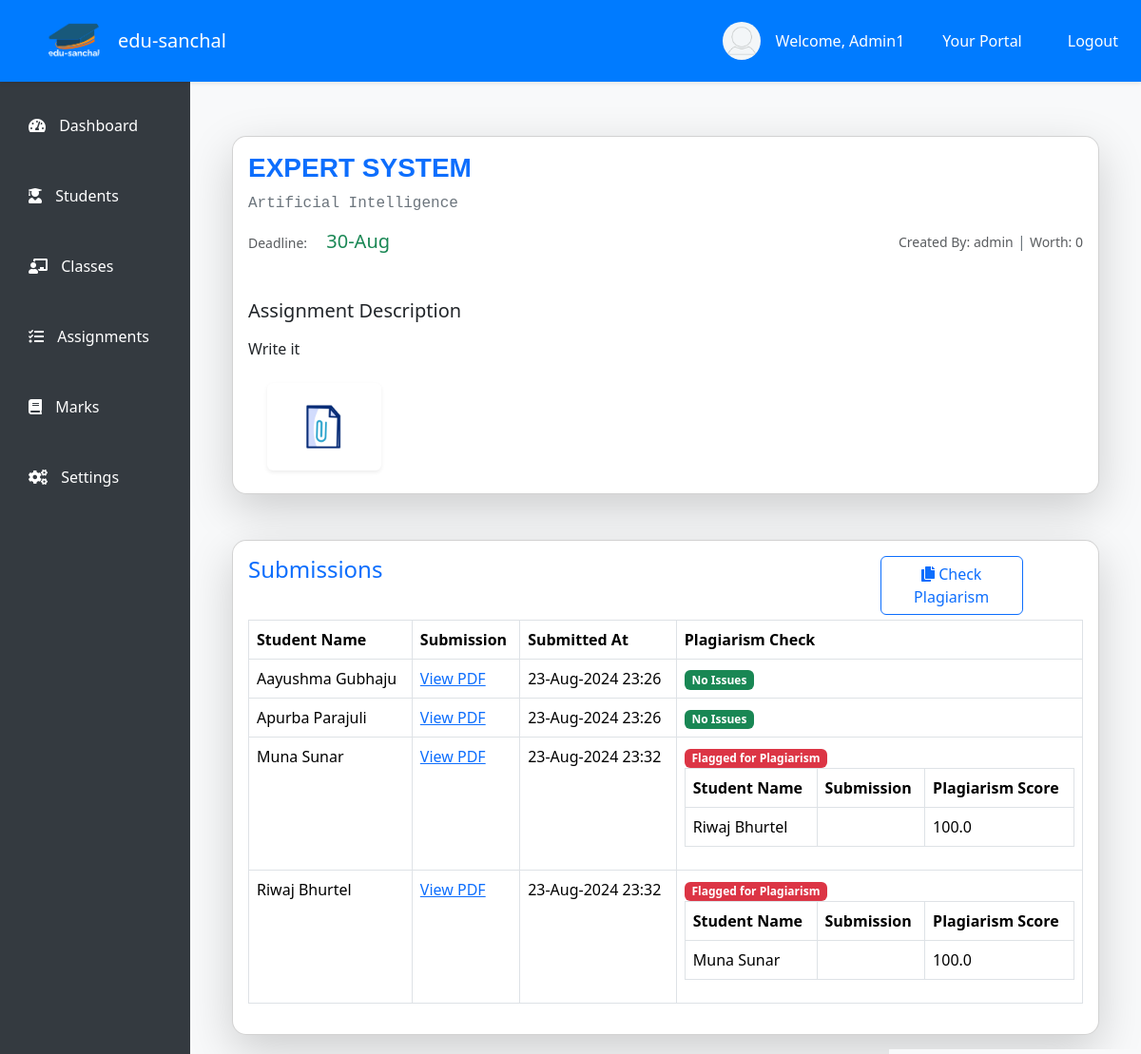
The app's page /staff/assignments/33/submissions/ (signed in) with its own data.
### student/models.py (models this page shows, shortened)
class User(AbstractUser):
    user_id = models.CharField(max_length=15, unique=True, editable=False)
    address = models.CharField(max_length=150, null=True, blank=False)
    contact_number = models.CharField(max_length=20, blank=True, null=True)
    date_of_birth = models.DateField(null=True, blank=True)
    gender = models.CharField(max_length=1, choices=[('M', 'Male'), ('F', 'Female'), ('O', 'Other')])
    is_staff = models.BooleanField(default=False)
    is_student = models.BooleanField(default=False)
    def __str__(self):
        return self.username

class Assignment(models.Model):
    title = models.CharField(max_length=255)
    description = models.TextField(null=True, blank=True)
    deadline = models.DateTimeField(default=timezone.now)
    worth = models.IntegerField()
    research_files = models.ManyToManyField('AssignmentFile', blank=True)  # Multiple files can be linked here
    accepted_file_type = models.CharField(max_length=10, null=True)
    assigned_class = models.ForeignKey(ProgramCourse, on_delete=models.CASCADE, related_name='assignments')
    created_by = models.ForeignKey(User, null=True, on_delete=models.CASCADE)
    plagiarism_checked = models.BooleanField(default=False)  # Plagiarism flag

class ProgramCourse(models.Model):
    program = models.ForeignKey(Program, on_delete=models.CASCADE)
    course = models.ForeignKey(Course, on_delete=models.CASCADE)
    semester = models.ForeignKey(Semester, on_delete=models.CASCADE)
    teacher = models.ForeignKey(User, on_delete=models.RESTRICT)
    credit_hour = models.FloatField(null=True, blank=True, validators=[MinValueValidator(0), MaxValueValidator(8)])

class Course(models.Model):
    course_id = models.CharField(max_length=15, unique=True)
    course_name = models.CharField(max_length=150)
    def __str__(self):
        return self.course_name

class AssignmentFile(models.Model):
    file = models.FileField(upload_to='files/assignments/')
    uploaded_at = models.DateTimeField(auto_now_add=True)

class Submission(models.Model):
    assignment = models.ForeignKey(Assignment, on_delete=models.CASCADE, related_name='submissions')
    student = models.ForeignKey(User, on_delete=models.CASCADE, related_name='submissions')
    file = models.FileField(upload_to='files/submissions/')
    text = models.TextField(null=True, blank=True)
    submitted_at = models.DateTimeField(auto_now_add=True)
    is_checked = models.BooleanField(default=False)
    is_submitted = models.BooleanField(default=False)
    plagiarism_result = models.ManyToManyField('Plagiarism', blank=True)

class Plagiarism(models.Model):
    submission_to_check = models.ForeignKey(Submission, on_delete=models.CASCADE, related_name='submissions_plagiarism_of')
    submission_checked_with = models.ForeignKey(Submission, on_delete=models.CASCADE, related_name='submissions_plagiarism_with')
    score = models.FloatField(default=0)

### student/views.py (the view)
# urls.py: path('staff/assignments/<pk>/submissions/', views.submission_view, name='submission_view'),
@login_required
def submission_view(request, pk):
    user = request.user
    if user.is_staff:
        assignment = get_object_or_404(Assignment, pk=pk)
        submissions = Submission.objects.filter(assignment=assignment)
        assignment_file = assignment.research_files.all()
        return render(request, 'staff/submission_view.html', {
            'assignment': assignment,
            'submissions': submissions,
            'assignment_file': assignment_file
        })
    else:
        return HttpResponse("You are not authorized!")

### templates/staff/submission_view.html (shortened to what this page needs)
<!DOCTYPE html>
{% extends 'staff/index.html' %}
{% load static %}
{% block submission_view %}
<div class="container mt-5">
    <div class="row">
        <div class="col-md-12">
            <div class="card shadow-lg" style="border-radius: 15px;">
                <div class="card-body">
                    <h3 class="card-title text-uppercase text-primary fw-bold" style="font-family: 'Arial', sans-serif;">
                        {{ assignment.title }}
                    </h3>
                    <p class="card-text text-secondary text-xs fw-light" style="font-family: 'Courier New', monospace;">
                        {{ assignment.assigned_class.course }}
                    </p>
                    <div class="row my-3">
                        <div class="col-sm-6">
                            <p class="card-text">
                                <span class="small text-muted">Deadline:</span>
                                <span class="h5 mx-3 text-success">
                                    {{ assignment.deadline|date:"d-M" }}
                                </span>
                            </p>
                        </div>
                        <div class="col-sm-6 text-end">
                            <p class="card-text text-secondary">
                                <span class="small text-muted">Created By: {{ assignment.created_by }}</span> |
                                <span class="small text-muted">Worth: {% if assignment.worth %} {{assignment.worth}} {% else %} 0 {% endif %}</span>
                            </p>
                        </div>
                    </div>
                    {% if assignment.description %}
                    <div>
                        <h5 class="mt-5">Assignment Description</h5>
                        <p>{{ assignment.description|linebreaks }}</p>
                    </div>
                    {% endif %}
                    {% if assignment_file %}
                    <div class="container row">
                        <div class="col-12 d-flex justify-content-start align-items-center flex-wrap">
                            {% for file in assignment_file %}
                            <div class="card text-center m-2 shadow-sm" style="width: 120px; border: none;">
                                <div class="card-body">
                                    <a href="{{ file.file.url }}" target="_blank" class="text-decoration-none" data-bs-toggle="tooltip" data-bs-placement="top" title="View Document">
                                        <img src="{% static 'images/logo/document_icon.gif' %}" alt="Document" style="width: 60px; height: auto;">
                                    </a>
                                </div>
                            </div>
                            {% endfor %}
                        </div>
                    </div>
                    {% endif %}
                </div>
            </div>
        </div>
    </div>
    <div class="row mt-5">
        <div class="col-md-12">
            <div class="card shadow-lg" style="border-radius: 15px;">
                <div class="card-body">
                    <div class="row">
                        <h4 class="col-9 card-title text-primary">Submissions</h4>
                        <a href="{% url 'students:check_plagiarism' pk=assignment.pk %}" class="col-2 btn btn-outline-primary" style="margin-bottom: 5px;"><i class="fas fa-copy"></i> Check Plagiarism</a>
                    </div>
                    {% if submissions %}
                    <table class="table table-bordered">
                        <thead>
                            <tr>
                                <th scope="col">Student Name</th>
                                <th scope="col">Submission</th>
                                <th scope="col">Submitted At</th>
                                <th scope="col">Plagiarism Check</th>
                            </tr>
                        </thead>
                        <tbody>
                            {% for submission in submissions %}
                            <tr>
                                <td>{{ submission.student.first_name }} {{ submission.student.last_name }}</td>
                                <td>
                                        <a href="{{ submission.file.url }}" target="_blank">View PDF</a>
                                </td>
                                <td>{{ submission.submitted_at|date:"d-M-Y H:i" }}</td>
                                <td>
                                    {% if submission.is_checked %}
                                        <span class="badge bg-danger">Flagged for Plagiarism</span>
                                        <div>
                                            <table class="table table-bordered">
                                                <thead>
                                                    <tr>
                                                        <th scope="col">Student Name</th>
                                                        <th scope="col">Submission</th>
                                                        <th scope="col">Plagiarism Score</th>
                                                    </tr>
                                                </thead>
                                                <tbody>
                                                    {% for pr in submission.plagiarism_result.all %}
                                                        <tr>
                                                            <td>{{ pr.submission_checked_with.student.first_name }} {{ pr.submission_checked_with.student.last_name }}</td>
                                                            <td>
                                                            </td>
                                                            <td>
                                                                {{ pr.score }}
                                                            </td>
                                                        </tr>
                                                    {% endfor %}
                                                </tbody>
                                            </table>
                                        </div>
                                    {% else %}
                                        <span class="badge bg-success">No Issues</span>
                                    {% endif %}
                                </td>
                            </tr>
                            {% endfor %}
                        </tbody>
                    </table>
                    {% else %}
                    <p>No submissions yet.</p>
                    {% endif %}
                </div>
            </div>
        </div>
    </div>
</div>
{% endblock %}

### templates/staff/index.html (shortened to what this page needs)
<!DOCTYPE html>
{% load static %}
<html lang="en">
<head>
    <link href="https://cdn.jsdelivr.net/npm/bootstrap@5.3.3/dist/css/bootstrap.min.css" rel="stylesheet">
    <link rel="stylesheet" href="https://cdnjs.cloudflare.com/ajax/libs/font-awesome/5.15.4/css/all.min.css">
</head>
<body>
    <nav class="navbar navbar-expand-lg top-navbar shadow-sm">
        <a class="navbar-brand d-flex mx-5 align-items-center" href="{% url 'students:staff_dashboard' pk=user.pk %}">
            <img class="rounded-circle" src="{% static 'images/logo/icon.png' %}" alt="Edu-Ikshya Logo"
                 width="60" height="60">
            <span class="ms-3 text-white">edu-sanchal</span>
        </a>
        <div class="collapse navbar-collapse justify-content-end" id="navbarNav">
            {% if user.is_authenticated %}
            <ul class="navbar-nav ms-auto d-none d-lg-flex align-items-center">
                <li class="nav-item mx-3">
                    <div class="d-flex align-items-center">
                        <div class="profile-pic">
                            <img src="{% static 'images/profile/images.png' %}" width="25px" height="25px">
                        </div>
                        <p class="text-white mb-0">Welcome, {{ user.first_name }}</p>
                    </div>
                </li>
                {% if user.is_superuser %}
                <li class="nav-item mx-3">
                    <a class="nav-link text-white" target="_blank" href="{% url 'admin:index' %}">Your Portal</a>
                </li>
                {% endif %}
                <li class="nav-item mx-3">
                    <a class="nav-link text-white" href="{% url 'students:logout' %}">Logout</a>
                </li>
            </ul>
            {% endif %}
        </div>
    </nav>
    <div class="side-navbar d-none d-lg-flex">
        <nav class="nav flex-column w-100">
            <a class="nav-link {% if request.resolver_match.url_name == 'staff_dashboard' %}active{% endif %}"
                href="{% url 'students:staff_dashboard' pk=user.pk %}">
                <i class="fas fa-tachometer-alt"></i> <span>Dashboard</span>
            </a>
            <a class="nav-link {% if request.resolver_match.url_name == 'student_lists' %}active{% endif %}"
                href="{% url 'students:student_lists' pk=user.pk %}">
                <i class="fas fa-user-graduate"></i> <span>Students</span>
            </a>
            <a class="nav-link {% if request.resolver_match.url_name == 'classes_view' %}active{% endif %}"
                href="{% url 'students:classes_view' pk=user.pk %}">
                <i class="fas fa-chalkboard-teacher"></i> <span>Classes</span>
            </a>
            <a class="nav-link {% if request.resolver_match.url_name == 'assignments' %}active{% endif %}"
                href="{% url 'students:assignments' pk=user.pk %}">
                <i class="fas fa-tasks"></i> <span>Assignments</span>
            </a>
            <a class="nav-link {% if request.resolver_match.url_name == 'marks_dashboard' %}active{% endif %}"
                href="{% url 'students:marks_dashboard' pk=user.pk %}">
                <i class="fas fa-book"></i> <span>Marks</span>
            </a>
            <div class="mt-auto">
                <a class="nav-link" href="#">
                    <i class="fas fa-cogs"></i> <span>Settings</span>
                </a>
            </div>
        </nav>
    </div>
    <div class="content">
        <div class="container">
            {% block submission_view %}
            {% endblock %}
        </div>
    </div>
</body>
</html>

### templates/staff/index.html (style rules this page uses)
body { display: flex; }
.top-navbar { position: fixed; top: 0; width: 100%; z-index: 1030; background-color: #007bff; }
.side-navbar { position: fixed; top: 75px; bottom: 0; width: 200px; padding-top: 20px; background-color: #343a40; display: flex; flex-direction: column; }
.side-navbar .nav-link { padding: 25px 30px; }
.content { margin-top: 75px; margin-left: 200px; padding: 20px; width: calc(100% - 200px); background-color: #f8f9fa; }
.profile-pic { width: 40px; height: 40px; border-radius: 50%; overflow: hidden; margin-right: 1rem; }
.profile-pic img { width: 100%; height: auto; }
.nav-link { color: white; }
.side-navbar .nav-link span { margin-left: 10px; }
.content { background-color: #f8f9fa; min-height: 100vh; }

### records on screen
User: first_name "Admin1"
Assignment: title "EXPERT SYSTEM", assigned_class.course "Artificial Intelligence", deadline "30-Aug", created_by "admin", description "Write it"
Submission: student.first_name "Aayushma", student.last_name "Gubhaju", submitted_at "23-Aug-2024 23:26", is_checked "No Issues"
Submission: student.first_name "Apurba", student.last_name "Parajuli", submitted_at "23-Aug-2024 23:26", is_checked "No Issues"
Submission: student.first_name "Muna", student.last_name "Sunar", submitted_at "23-Aug-2024 23:32"
Plagiarism: submission_checked_with.student.first_name "Riwaj", submission_checked_with.student.last_name "Bhurtel", score "100.0"
Submission: student.first_name "Riwaj", student.last_name "Bhurtel", submitted_at "23-Aug-2024 23:32"
Plagiarism: submission_checked_with.student.first_name "Muna", submission_checked_with.student.last_name "Sunar", score "100.0"
